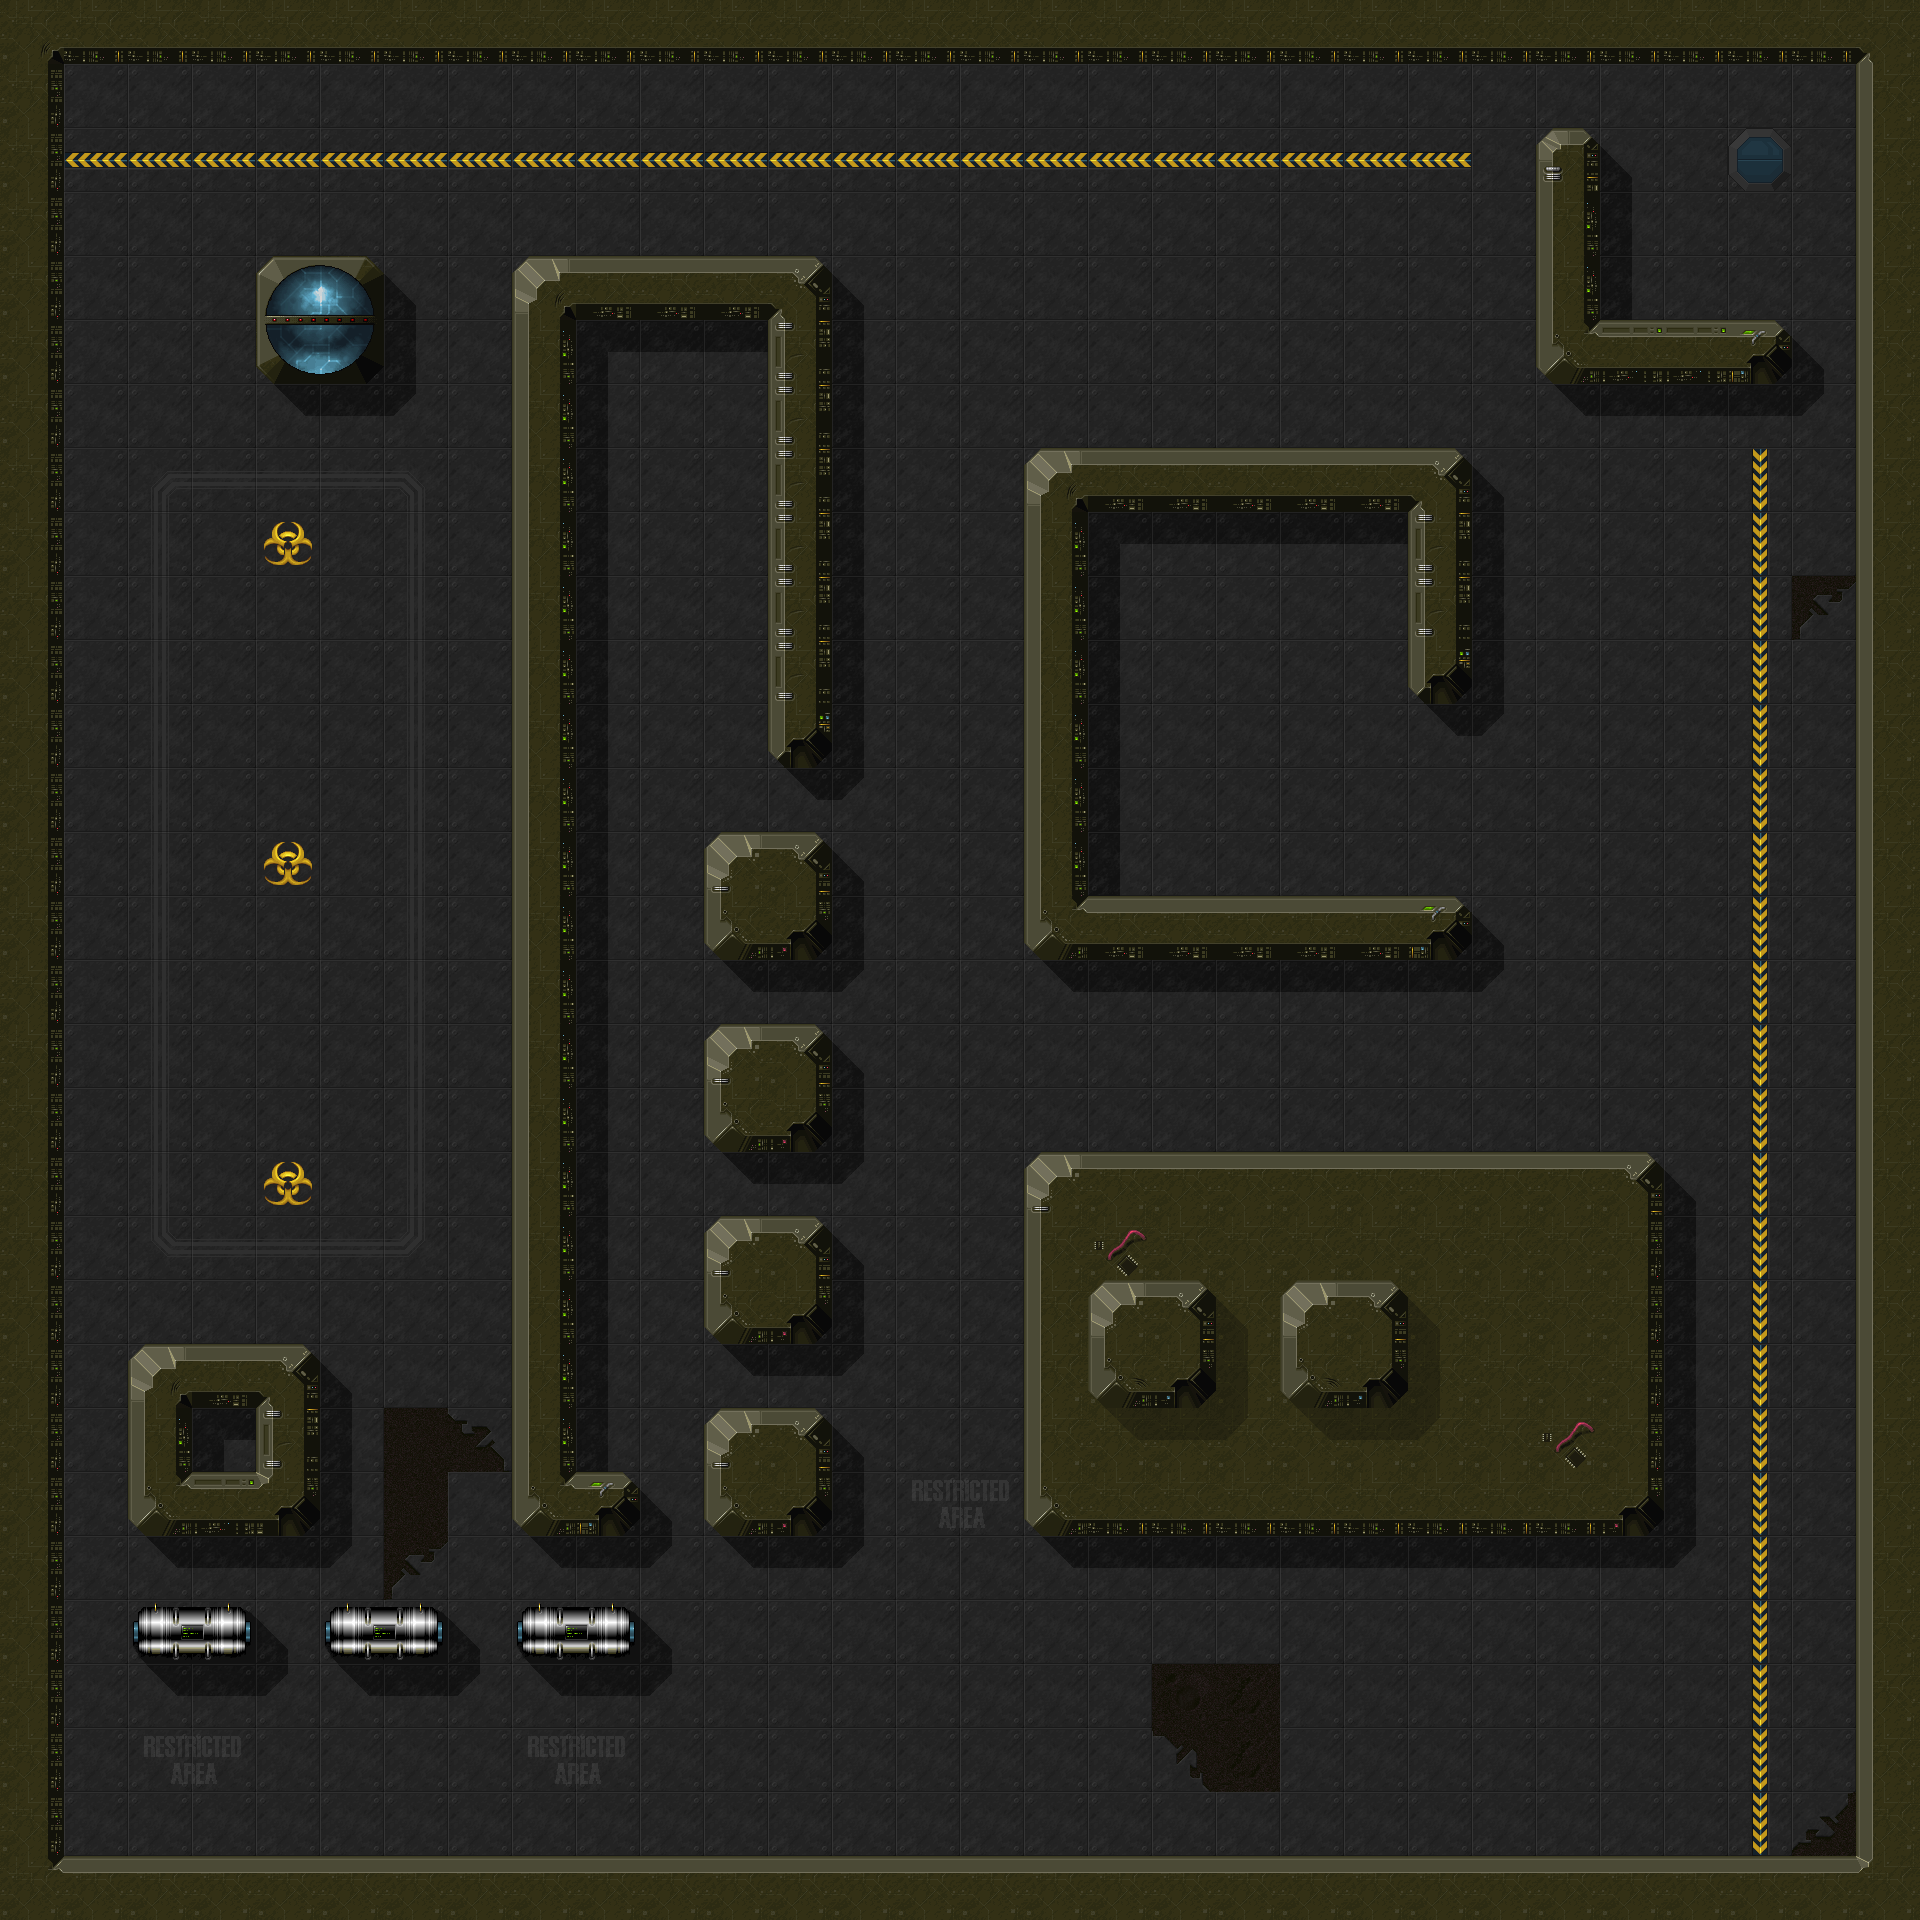

Tiled map render using the project's own tile images. Description and the map definition, with tile-layer contents summarised, below:
An orthogonal 30x30 tile map with 64x64 px tiles, 1 tile layer (Tile Layer 1) and 47 objects (start, exit).

<map version="1.0" orientation="orthogonal" width="30" height="30" tilewidth="64" tileheight="64">
 <tileset firstgid="1" name="space-blks-1.034" tilewidth="64" tileheight="64">
  <image source="space-blks-1.034.png" width="1024" height="768" />
 </tileset>
 <layer name="Tile Layer 1" width="30" height="30">
  <data>[900 cells, 900 non-empty, 66 distinct tile ids]</data>
 </layer>
 <objectgroup name="collision" width="30" height="30">
  <object x="0" y="0" width="64" height="1920" />
  <object x="64" y="1856" width="1856" height="64" />
  <object x="1856" y="0" width="64" height="1856" />
  <object x="64" y="0" width="1792" height="64" />
  <object x="512" y="256" width="320" height="64" />
  <object x="768" y="320" width="64" height="448" />
  <object x="512" y="320" width="64" height="1216" />
  <object x="576" y="1472" width="64" height="64" />
  <object x="128" y="1344" width="192" height="192" />
  <object x="128" y="1600" width="128" height="64" />
  <object x="320" y="1600" width="128" height="64" />
  <object x="512" y="1600" width="128" height="64" />
  <object x="704" y="1408" width="128" height="128" />
  <object x="704" y="1216" width="128" height="128" />
  <object x="704" y="1024" width="128" height="128" />
  <object x="704" y="832" width="128" height="128" />
  <object x="256" y="256" width="128" height="128" />
  <object x="1024" y="1152" width="640" height="384" />
  <object x="1408" y="448" width="64" height="256" />
  <object x="1024" y="448" width="384" height="64" />
  <object x="1024" y="512" width="64" height="448" />
  <object x="1088" y="896" width="384" height="64" />
  <object x="1536" y="128" width="64" height="256" />
  <object x="1600" y="320" width="192" height="64" />
 </objectgroup>
 <objectgroup name="cargo" width="30" height="30">
  <object x="640" y="384" />
  <object x="704" y="384" />
  <object x="704" y="448" />
  <object x="640" y="448" />
  <object x="640" y="512" />
  <object x="704" y="512" />
  <object x="1152" y="576" />
  <object x="1152" y="640" />
  <object x="1152" y="704" />
  <object x="1152" y="768" />
  <object x="1152" y="832" />
  <object x="128" y="128" />
  <object x="192" y="128" />
  <object x="1792" y="1728" />
  <object x="1792" y="1792" />
  <object name="start" x="192" y="1728" />
  <object name="exit" x="1728" y="128" width="64" height="64" />
 </objectgroup>
 <objectgroup name="enemies" width="30" height="30">
  <object x="448" y="1536">
   <polyline points="0,0 0,-1344 -320,-1344 -320,-1088 -64,-1024 -320,-960 -320,-320 -128,-256 0,0" />
  </object>
  <object x="640" y="768">
   <polyline points="0,0 256,64 256,192 0,256 0,384 256,448 256,576 0,640 64,832 320,832 320,64 0,0" />
  </object>
  <object x="1024" y="1088">
   <polyline points="0,0 704,0 704,512 0,512 -128,320 0,0" />
  </object>
  <object x="960" y="384">
   <polyline points="0,0 640,64 576,384 384,384 384,192 256,192 256,448 576,448 576,640 64,640 -64,256 0,0" />
  </object>
  <object x="896" y="128">
   <polyline points="0,0 576,0 576,192 0,192 0,0" />
  </object>
  <object x="1664" y="448">
   <polyline points="0,0 0,576 128,576 128,0 0,0" />
  </object>
 </objectgroup>
</map>
